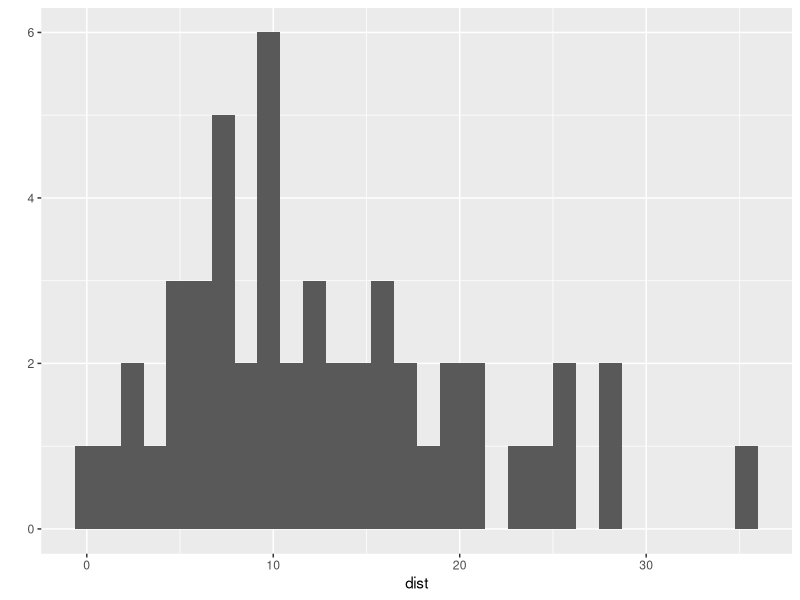
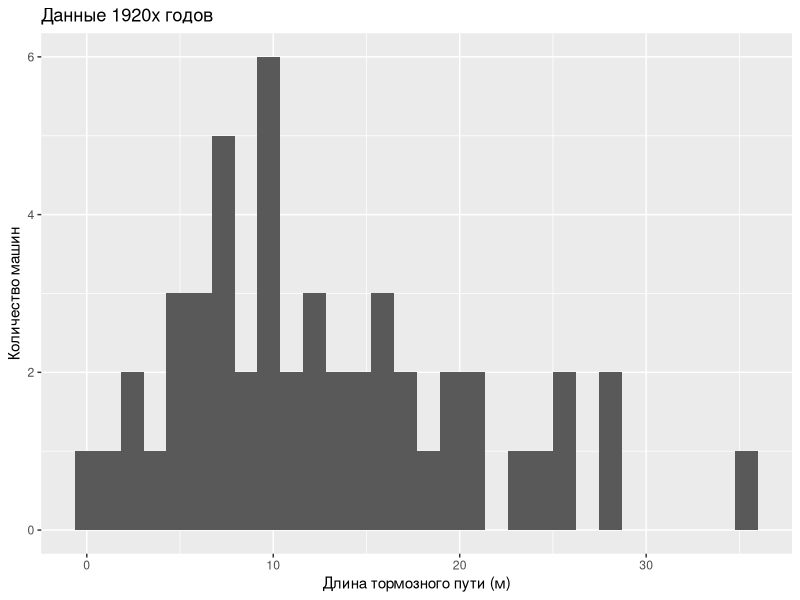
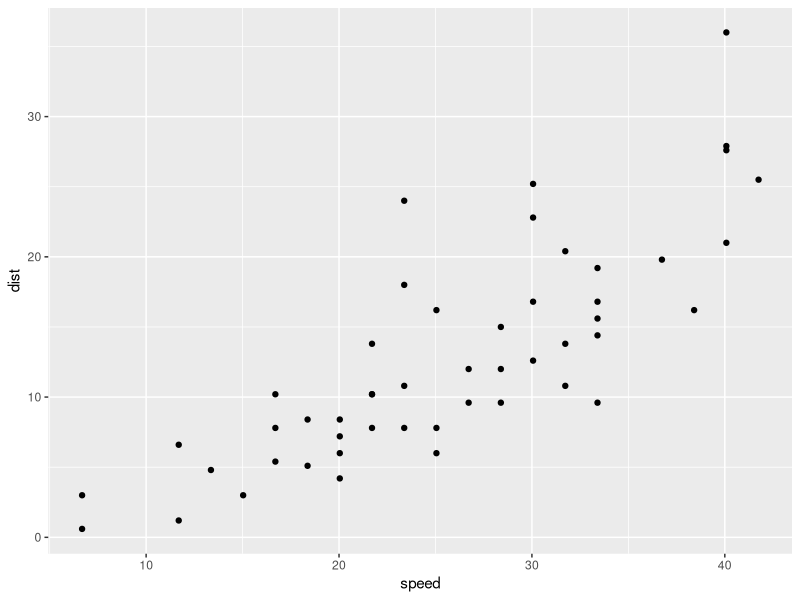
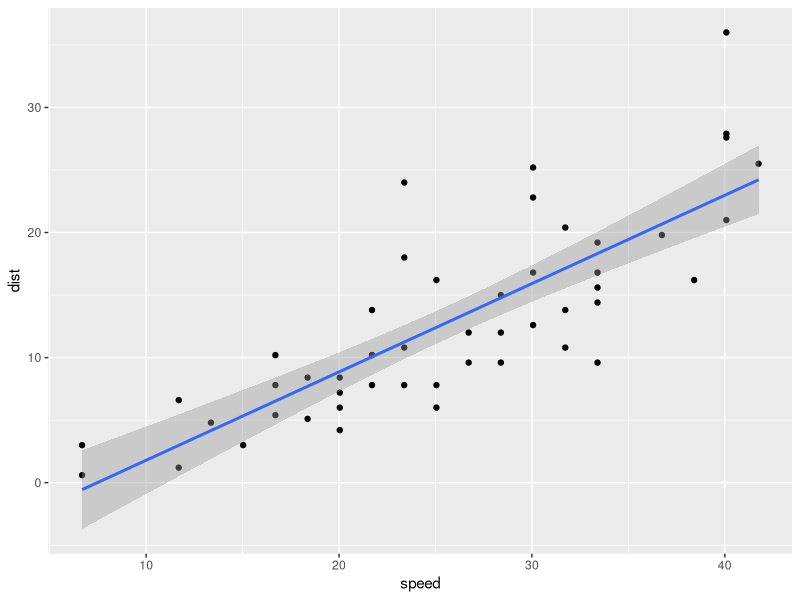
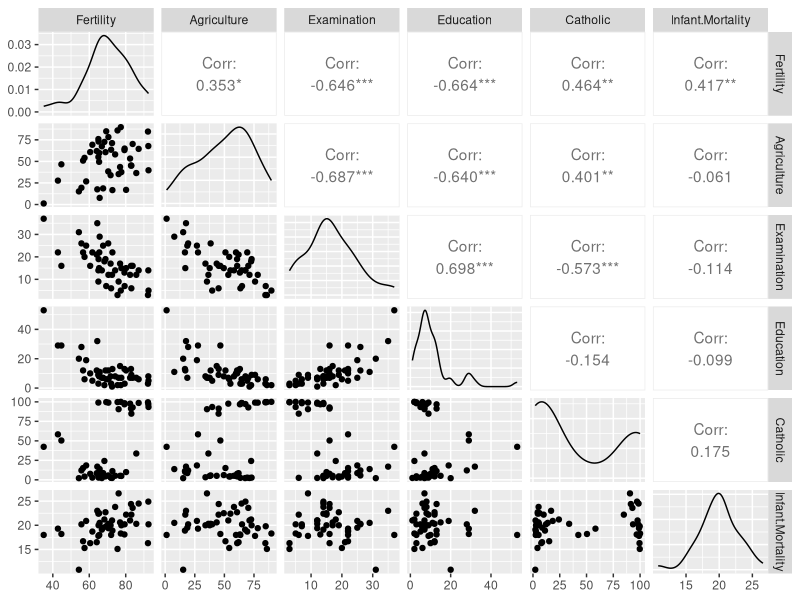

The R script that drew these images, in order:
library(dplyr)
library(ggplot2)
library(GGally)
library(psych)

d <- cars

head(d)
tail(d)
summary(d)
describe(d)
ncol(d)
nrow(d)
str(d)

mean(d$speed)

d2 <- mutate(d, speed = 1.67 * speed, dist = 0.3 * dist, ratio = dist/speed)

qplot(data = d2, dist)
qplot(data = d2, dist, xlab = "Длина тормозного пути (м)", 
      ylab = "Количество машин", main = "Данные 1920х годов")

qplot(data = d2, speed, dist)

model <- lm(dist ~ speed, data = d2)
summary(model)

beta_hat <- model$coefficients
eps_hat <- model$residuals
y <- d2$dist
y_hat <- model$fitted.values
RSS <- deviance(model)
TSS <- sum((y-mean(y))^2)
ESS <- TSS-RSS
R2 <- ESS/TSS
cor(y,y_hat)^2

X <- model.matrix(model)

nd <- data.frame("speed"=c(40,60))
nd$dist <- predict(model, nd)

qplot(data = d2, speed, dist)+
  stat_smooth(method = "lm")

#################################################################################

t <- swiss
head(swiss)
str(swiss)
describe(t)

ggpairs(t)

model2 <- lm(data = t, Fertility ~ Agriculture+Education+Catholic)
report <- summary(model2)
model2$coefficients
model2$fitted.values
model2$residuals
deviance(model2)
report$r.squared

cor(t$Fertility, model2$fitted.values)^2

nd2 <- data.frame(Agriculture = 0.5, Catholic = 0.5, Education = 20)
nd2$Fertility <- predict(model2, nd2)
